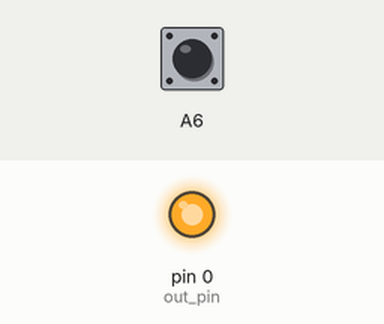
A sketch run on a simulated Teensy 4. Shown: output pins drawn as LEDs (lit = HIGH). Inputs (shaded band) come from the test bench; at power-on: A6 HIGH.

Above: at 0.1 s.
Timing chart, 0 to 1.6 s (numbered marks = the images above):
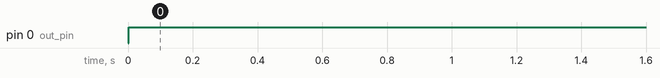

Measured:
- by itself, pin 0 (out_pin): LOW → HIGH at 0.00 s

The sketch:

teensy_41_cap_out.ino
```cpp
#include <TimeLib.h>
#include <Bounce2.h>
#include <Keyboard.h>
#include <CapacitiveSensor.h>


CapacitiveSensor Cap1 = CapacitiveSensor(19,20);
long Cap1_val;

const int out_pin = 0;


//const int Cap1 = 0;
//long Cap1_val;
//long Cap1_report;

//const int lower_in = 2200;
//const int upper_in = 3223;
//
//const int lower_out = 0;
//const int upper_out = 1023;

//unsigned long RunTime = 100000;
unsigned long time1;
unsigned long time2;
unsigned long tottime;

void setup() {
  // put your setup code here, to run once:

  pinMode(19, OUTPUT);
  pinMode(20, INPUT_DISABLE);

  pinMode(out_pin, OUTPUT);

//  Serial.begin(1000000);

}

void loop() {
//  if (millis() < RunTime) {

    time1 = micros();
    Cap1_val = Cap1.capacitiveSensor(25);
    time2 = micros();
    tottime = time2 - time1;

//    Serial.println(Cap1_val);
//    Serial.println(Cap1_val);
//    Serial.println(tottime);

//  Cap1_report = map(Cap1_val,lower_in,upper_in,lower_out,upper_out);
//  Cap1_report = constrain(Cap1_report,lower_out,upper_out);
//  Serial.print(',');
//  Serial.println(Cap1_report);

//  analogWrite(A14,Cap1_report);

  digitalWrite(out_pin, 1);

//  }
}
```
